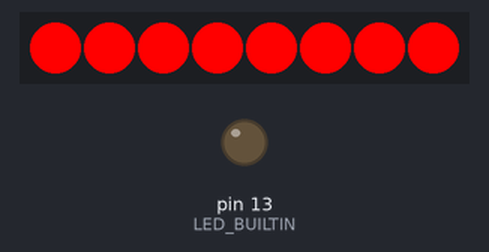
This sketch was run on a simulated Arduino Uno, built with avr-gcc and run on an emulated ATmega328P. Shown: 8 RGB LEDs in strip order, left to right, output pins drawn as LEDs (lit = HIGH). Dim RGB values are drawn brighter than linear.

Above: at 0.15 s.
At 5.05 s:
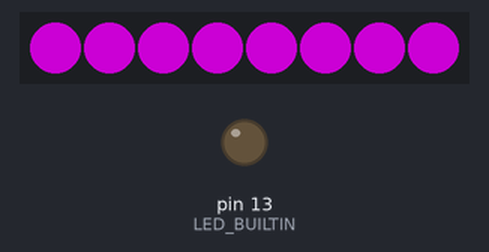
At 9.63 s:
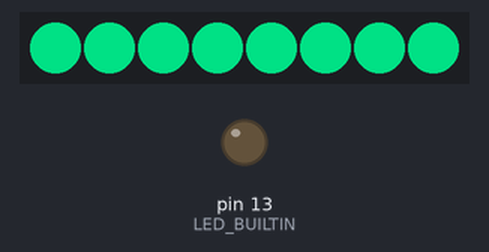
At 19.72 s:
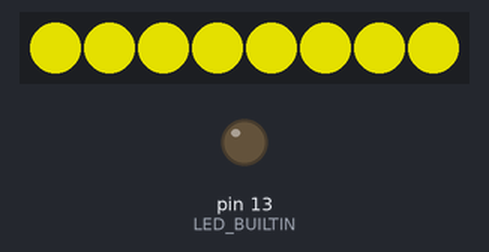
At 29.51 s:
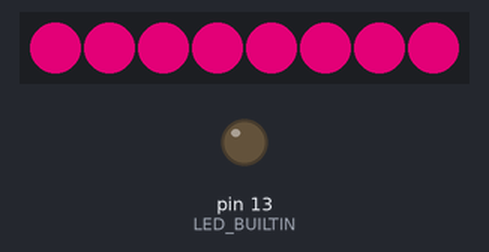
At 39.6 s:
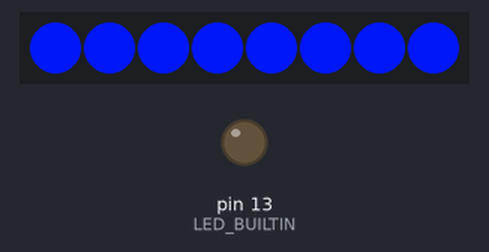
Timing chart, 0 to 40.0 s (numbered marks = the images above):
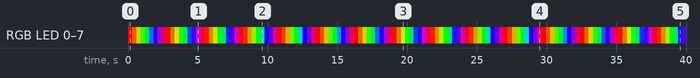

The sketch:

through-hole-led-test.ino
```cpp
#include <FastLED.h>

#define BUFFER_LENGTH 8 // >100LEDs unsupported
#define LED_DATA_PIN 4

CRGB led[BUFFER_LENGTH];


void setup() {
  pinMode(LED_BUILTIN, OUTPUT);
  //pinMode(LED_DATA_PIN, OUTPUT);
  // Set uninitialised LEDs to a faint grey
  memset8(led, 0, BUFFER_LENGTH * sizeof(CRGB));

  FastLED.addLeds<WS2812, LED_DATA_PIN, GRB>(led, BUFFER_LENGTH).setCorrection(TypicalSMD5050);
  FastLED.show();

}

uint8_t hue = 0;
uint8_t offset = 128;

void loop() {
  // put your main code here, to run repeatedly:
  // Turn the first led red for 1 second
  int i;
  int ledHue;
  for (i = 0; i < BUFFER_LENGTH; i++) {
    led[i] = CHSV(hue, 255, 255);
  }
  hue += 1;
  FastLED.show();
  delay(10);
}
```

Measured:
- by itself, RGB LED 0–7: off → RGB(255, 0, 0) at 0.01 s, → RGB(180, 75, 0) 0.31 s later, → RGB(171, 152, 0) 0.31 s later, → RGB(54, 229, 0) 0.31 s later, … (131 changes in this stretch)
